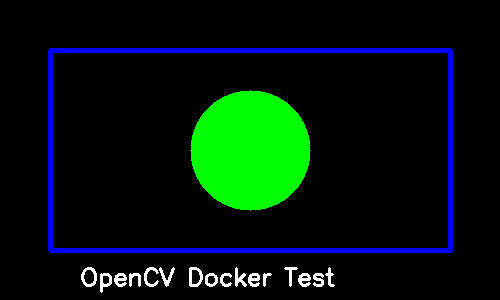
#> input picture data/images/sample.jpg, 500 x 300 px, found by its file name
$ python 02_image_basic_processing.py
#> lines starting #> are read from the running program, lines starting #| are printed output that depends on the picture
# app/02_image_basic_processing.py

"""
실제 이미지 파일을 OpenCV로 읽고 기본 전처리를 수행하는 예제입니다.

실습 내용:
1. 이미지 읽기
2. 이미지 크기 확인
3. 리사이즈
4. 중앙 영역 자르기
5. 흑백 변환
6. 결과 저장

주의:
- sample.jpg 파일은 /workspace/data/images/sample.jpg 위치에 있어야 합니다.
- Windows 기준 위치는 C:\\dev\\opencv-docker-lab\\data\\images\\sample.jpg 입니다.
"""

import os
import cv2


def ensure_dir(path: str) -> None:
    os.makedirs(path, exist_ok=True)


def main():
    print("=== 실제 이미지 기본 처리 실습 시작 ===")

    input_path = "/workspace/data/images/sample.jpg"
    output_dir = "/workspace/outputs"

    ensure_dir(output_dir)

    # 1. 이미지 읽기
    image = cv2.imread(input_path)
#> image is the input picture: shape (300, 500, 3); mean B, G, R 13.1, 22.1, 2.9

    # 2. 이미지 읽기 실패 확인
    if image is None:
        raise FileNotFoundError(
            f"이미지를 읽을 수 없습니다: {input_path}\n"
            "확인 사항:\n"
            "1) data/images 폴더에 sample.jpg가 있는지 확인하세요.\n"
            "2) 파일명이 sample.jpg와 정확히 일치하는지 확인하세요.\n"
            "3) 확장자가 .jpeg, .png가 아닌지 확인하세요."
        )

    # 3. 이미지 크기 확인
    height, width, channels = image.shape
#> height = 300; width = 500; channels = 3

    print(f"원본 이미지 크기: width={width}, height={height}, channels={channels}")
#| 원본 이미지 크기: width=500, height=300, channels=3

    # 4. 리사이즈
    resized_width = 640
    resized_height = 480

    resized = cv2.resize(image, (resized_width, resized_height))
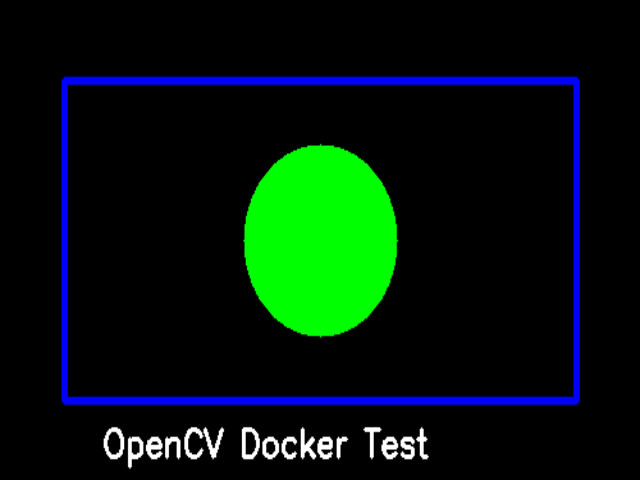
#> resized: shape (480, 640, 3); mean B, G, R 13.1, 22.1, 2.9

    resized_path = os.path.join(output_dir, "sample_resized_640x480.jpg")
    cv2.imwrite(resized_path, resized)

    print(f"리사이즈 결과 저장: {resized_path}")

    # 5. 중앙 영역 자르기
    # OpenCV/NumPy 배열 인덱싱은 [y1:y2, x1:x2] 순서입니다.
    crop_size = 300

    center_x = width // 2
#> center_x = 250
    center_y = height // 2
#> center_y = 150

    x1 = max(center_x - crop_size // 2, 0)
#> x1 = 100
    y1 = max(center_y - crop_size // 2, 0)
#> y1 = 0
    x2 = min(center_x + crop_size // 2, width)
#> x2 = 400
    y2 = min(center_y + crop_size // 2, height)
#> y2 = 300

    cropped = image[y1:y2, x1:x2]
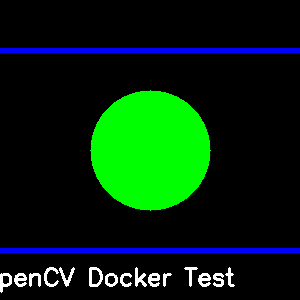
#> cropped: shape (300, 300, 3); mean B, G, R 13, 36.4, 4.5

    cropped_path = os.path.join(output_dir, "sample_center_crop.jpg")
    cv2.imwrite(cropped_path, cropped)

    print(f"중앙 자르기 결과 저장: {cropped_path}")
    print(f"자른 영역 좌표: x1={x1}, y1={y1}, x2={x2}, y2={y2}")
#| 자른 영역 좌표: x1=100, y1=0, x2=400, y2=300

    # 6. 흑백 변환
    gray = cv2.cvtColor(image, cv2.COLOR_BGR2GRAY)
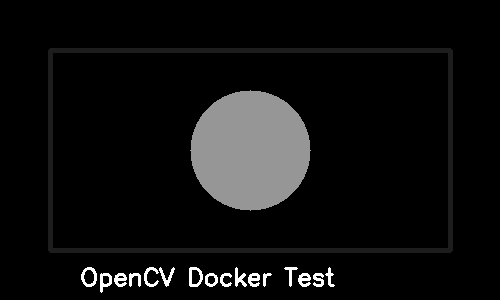
#> gray: shape (300, 500); min 0, max 255, mean 15.4

    gray_path = os.path.join(output_dir, "sample_gray.jpg")
    cv2.imwrite(gray_path, gray)

    print(f"흑백 변환 결과 저장: {gray_path}")

    print("=== 실제 이미지 기본 처리 실습 완료 ===")


if __name__ == "__main__":
    main()
